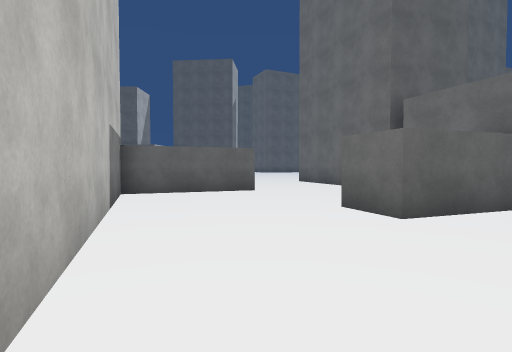
view 1 (above)

24 first-person views from a walk through a Unity game level. The camera is 1.4 m above the floor, tilts 2° down and sees 80° across. The floor is counted in squares, 2 m on a side. Each view is taken from the middle of a square. On the plan, view 1 faces up. The plan holds only what a view shows up to about 10 squares ahead; the rest is blank. The place goes on beyond the plan. The player character is not drawn. Door leaves are left out, so doorways stand open. Some surface patterns are stand-ins.

view 2
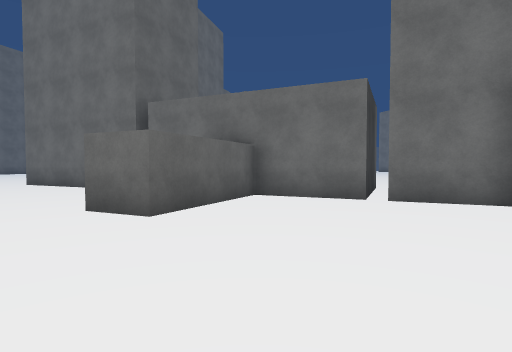

view 3
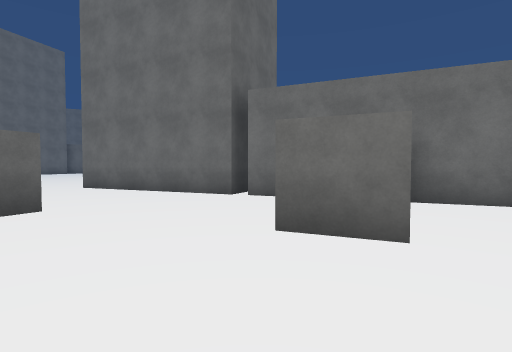

view 4
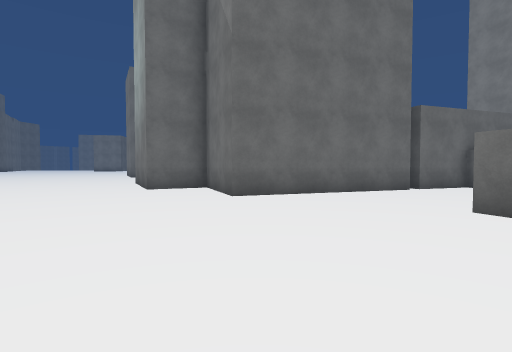

view 5
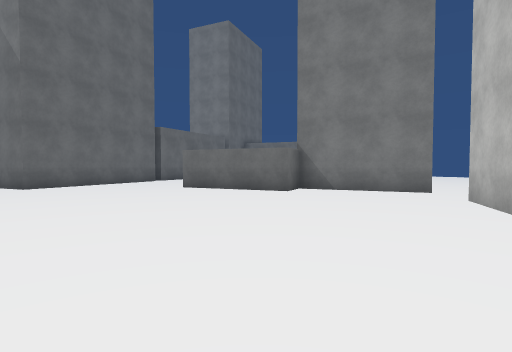

view 6
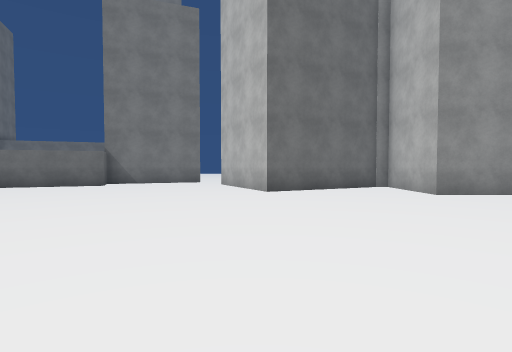

view 7
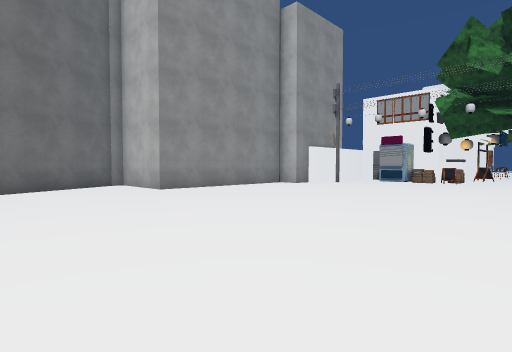

view 8
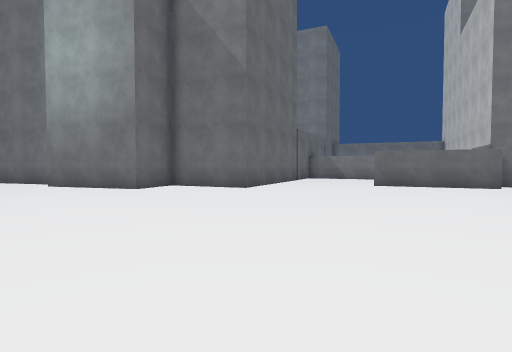

view 9
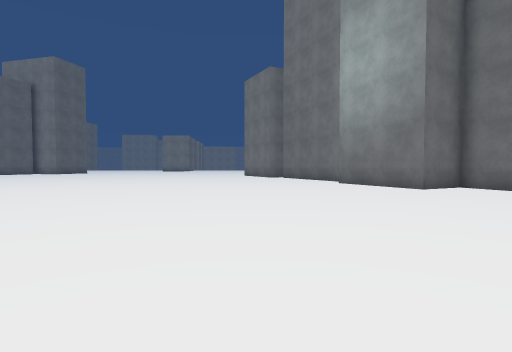

view 10
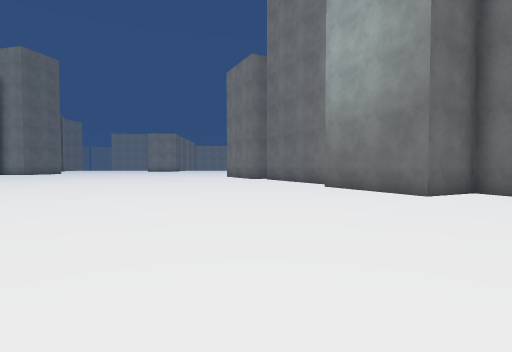

view 11
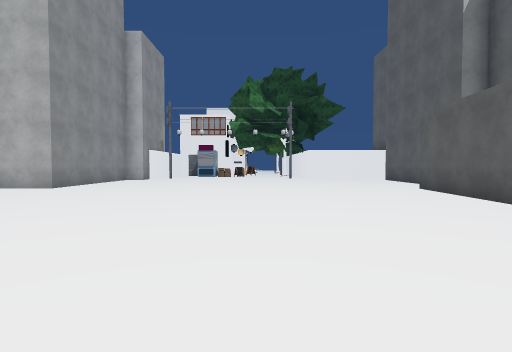

view 12
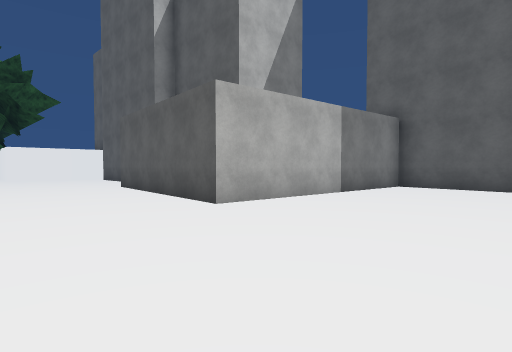

view 13
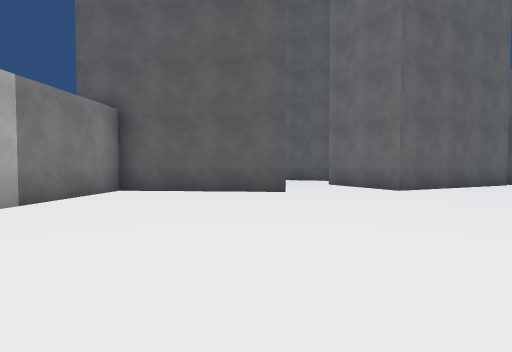

view 14
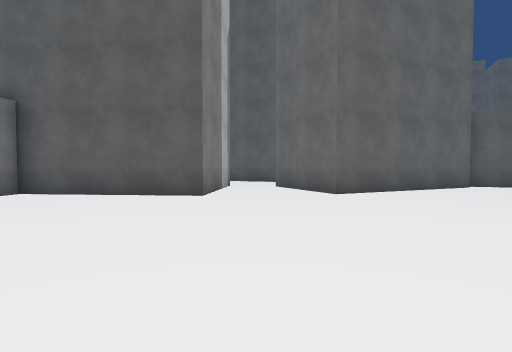

view 15
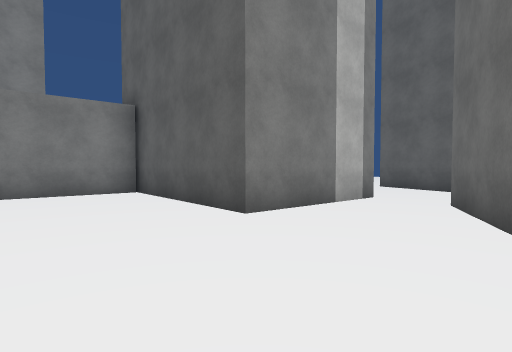

view 16
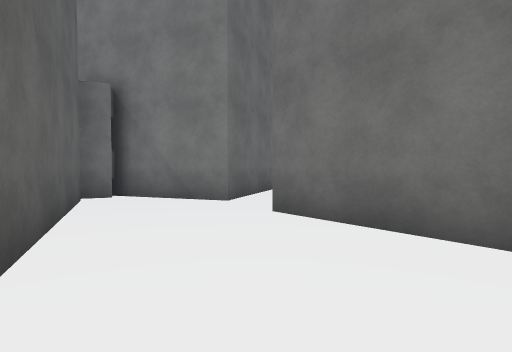

view 17
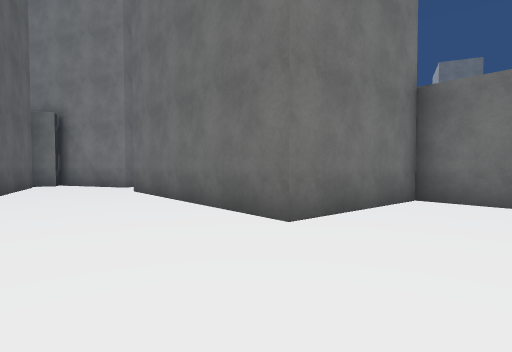

view 18
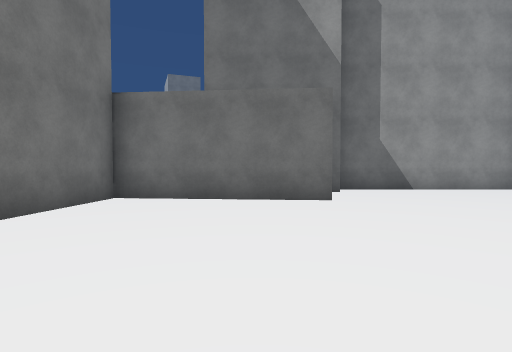

view 19
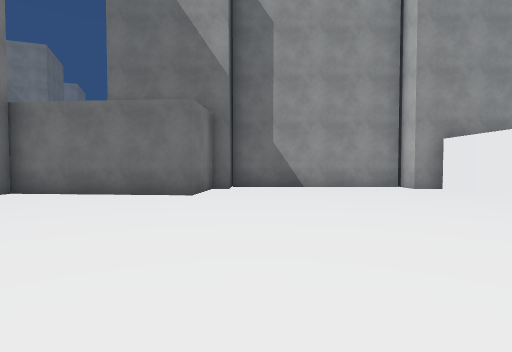

view 20
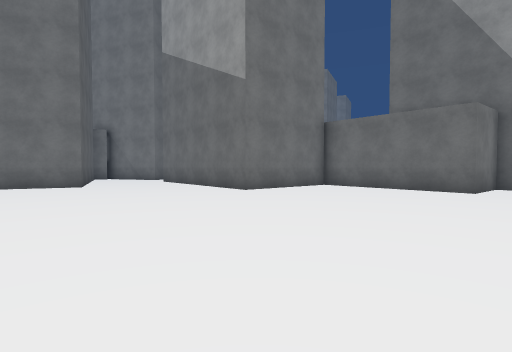

view 21
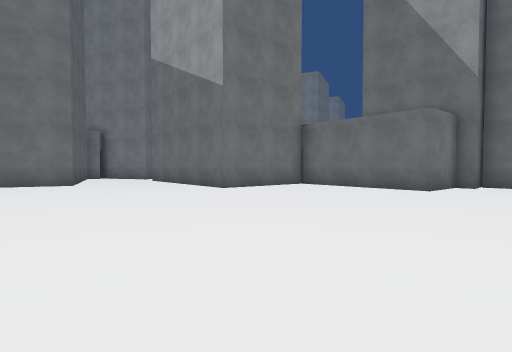

view 22
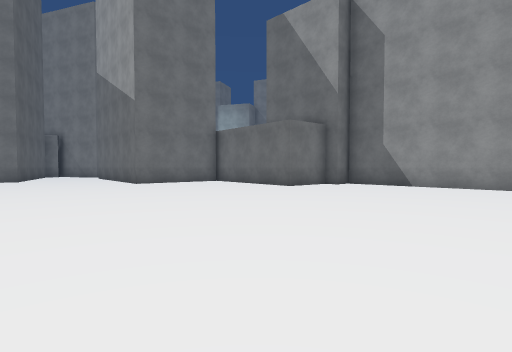

view 23
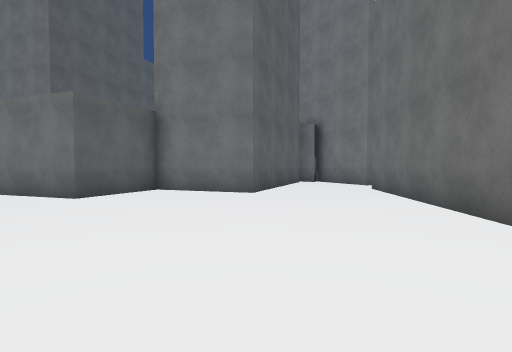

view 24
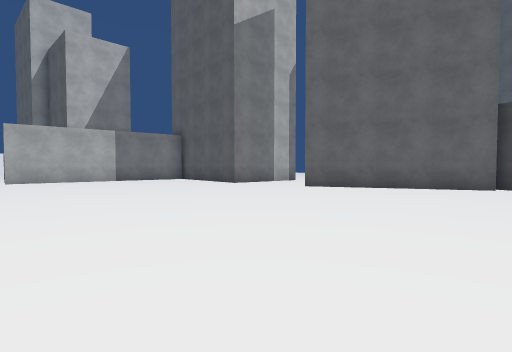

### Floor plan
Points are (right, up) in squares from view 1. A wall is a line through its corners. A room is listed if a view was taken in it or the views show most of it. See-through windows are left out.
Room 1 (views 1, 2, 3, 4, 5, 6, 7, 8, 9, 10, 11, 12, 13, 14, 15, 24)
walls: (0, 8.6) (-3.3, 7.3) (-3.8, 8.6) (-0.5, 9.8); (-3.3, 7.4) (-0.9, 1); (-5.4, 6.8) (-3.4, 7.6); (4.7, 8.9) (3.8, 8.6) (1.9, 13.5) (4.6, 14.5) (3.8, 16.2) (7, 17.8); (-15.1, 11.8) (-13.3, 11.8) (-13.3, 9.2) (-12.9, 9.2) (-9.3, 10.9) (-7.7, 7.7); (4.6, 6.3) (3.9, 8.2); (-1.9, 32.5) (-2.2, 29) (-6.8, 29.4) (-7.4, 22.4) (-13.2, 22.9); (5.9, 2.8) (5.1, 5.1) (1.9, 3.9) (1.4, 5.2); (5.8, 31.7) (0.9, 29.4) (-0.3, 32.1); (7.1, 31.6) (5.6, 32.1); (6.8, 0.6) (6.1, 2.4)
ways out: opening at (-1, 33) to room 2; opening at (-6.5, 7.5)
Room 2 (views 16, 17, 18, 19, 20, 21, 22, 23)
walls: (-13.2, 26.8) (-13.2, 28) (-12.7, 28) (-12.5, 29.9) (-8, 29.5) (-7.6, 33.1) (-1.9, 32.5); (-19.5, 28) (-18.7, 28) (-18.7, 27.2) (-13.2, 27.2); (-0.3, 32.1) (2.4, 33.4); (1.7, 34.2) (-3.3, 36.1) (-2.2, 38.9) (-4, 39.5); (1.9, 33.5) (2.1, 34.2)
ways out: opening at (-1, 33) to room 1

Positions as (right, up) in squares from view 1, and headings:
1: (0, 0), facing up
2: (0, 0), facing up-right
3: (-1, 3), facing up-right
4: (-5, 13), facing right
5: (-9, 15), facing down-right
6: (-9, 19), facing down
7: (-9, 20), facing down-left
8: (-5, 20), facing down-right
9: (-5, 21), facing right
10: (-3, 20), facing right
11: (-4, 18), facing left
12: (-3, 19), facing up-left
13: (-3, 21), facing up
14: (-1, 22), facing up
15: (1, 26), facing up-left
16: (-5, 36), facing down-right
17: (-10, 36), facing down-right
18: (-11, 36), facing down
19: (-14, 37), facing down
20: (-14, 39), facing down-right
21: (-15, 39), facing down-right
22: (-19, 38), facing down-right
23: (-11, 36), facing right
24: (7, 21), facing up-left
